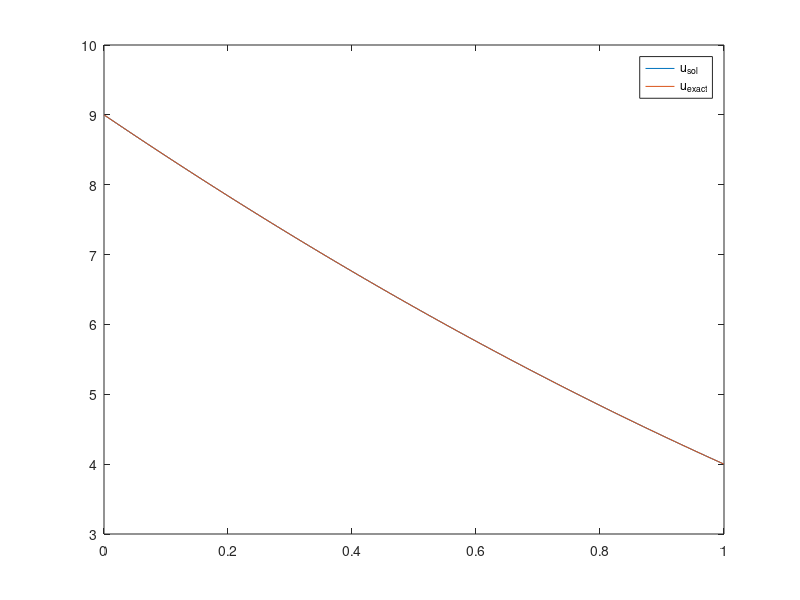

The MATLAB source for this figure:
h=0.01;
tau=0.002;
t=1;
x=(0:h:1).';
u0=x.^2;
a=3;
n=length(x);
A=zeros(n-2,n);
for i=1:n-2
    A(i,i+1)=1-a^2*tau^2/h^2;
    A(i,i)=a*tau/(2*h)+a^2*tau^2/(2*h^2);
    A(i,i+2)=-a*tau/(2*h)+a^2*tau^2/(2*h^2);
end
%u2=2*u0(n-1)-u0(n-2);
%u1=2*u0(2)-u0(3);
%u1=a^2*tau^2;
%u2=(1-a*tau)^2;
u1=(1+3*a*tau/(2*h)+a^2*tau^2/(2*h^2))*u0(1)+(-2*a*tau/h-a^2*tau^2/h^2)*u0(2)+(a*tau/(2*h)+a^2*tau^2/(2*h^2))*u0(3);
u2=(1-3*a*tau/(2*h)+a^2*tau^2/(2*h^2))*u0(n)+(2*a*tau/h-a^2*tau^2/h^2)*u0(n-1)+(-a*tau/(2*h)+a^2*tau^2/(2*h^2))*u0(n-2);
u=A*u0;
u=[u1 ;u ;u2];
%u=[2*u(1)-u(2); u; 2*u(n-2)-u(n-3)];
for i=2:t/tau
    %u2=2*u(n-1)-u(n-2);
    %u1=2*u(2)-u(3);
    %u1=a^2*i^2*tau^2;
    %u2=(1-a*i*tau)^2;
    u1=(1+3*a*tau/(2*h)+a^2*tau^2/(2*h^2))*u(1)+(-2*a*tau/h-a^2*tau^2/h^2)*u(2)+(a*tau/(2*h)+a^2*tau^2/(2*h^2))*u(3);
    u2=(1-3*a*tau/(2*h)+a^2*tau^2/(2*h^2))*u(n)+(2*a*tau/h-a^2*tau^2/h^2)*u(n-1)+(-a*tau/(2*h)+a^2*tau^2/(2*h^2))*u(n-2);
    u=A*u;
    u=[u1; u; u2];
    %u=[2*u(1)-u(2); u; 2*u(n-2)-u(n-3)];
end
u_exa=(x-3*t).^2;
max(abs(u_exa-u))
plot(x,u)
hold on
plot(x,u_exa)
legend('u_{sol}','u_{exact}')
hold off